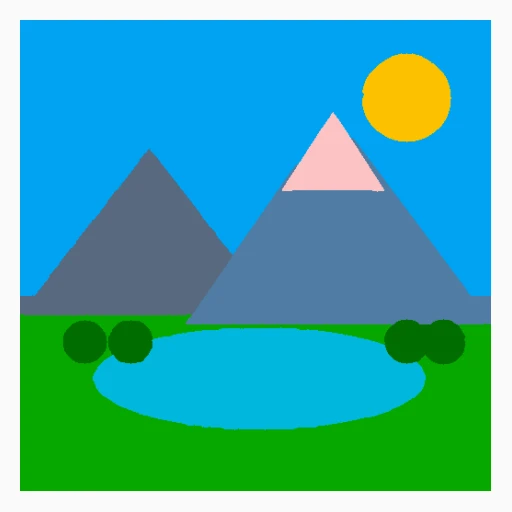
#> input picture backend/src/AppColoreando.Api/starter-catalog/andean/thumbnail.webp, 512 x 512 px
$ python -i processor.py   (imports and definitions only)   (older library calls are emulated)
#> lines starting #> are read from the running program, lines starting #| are printed output that depends on the picture; after the words box and inside, x2 and y2 are one past the last pixel; in counts of white or black regions, pixels touching at a corner belong together
#> further down, picture is the input picture: shape (512, 512, 3); mean B, G, R 167.5, 170.7, 64.9
from __future__ import annotations

from dataclasses import dataclass
from pathlib import Path
import json
import math
import shutil

import cv2
import numpy as np


@dataclass(frozen=True)
class ProcessorOptions:
    target_regions: int
    max_colors: int
    simplification_tolerance: float
    edge_sensitivity: float
    curve_smoothness: float
    saturation_boost: float
    contrast_boost: float
    difficulty: str = "Normal"
    style_code: str = "natural"
    art_style: str = "auto"
    semantic_hints: tuple[dict, ...] = ()


@dataclass
class Region:
    id: int
    color_id: int
    area: int
    contour: np.ndarray
    label_x: float
    label_y: float
    bounds: tuple[float, float, float, float]
    svg_path: str
    semantic_tag: str = "unclassified"
    semantic_role: str = "detail"
    label_radius: float = 0.0
    label_min_zoom: float = 1.0
    label_font_size: float = 0.022
    label_visible_at_base: bool = True
    semantic_source: str = "heuristic"
    semantic_confidence: float = 0.55


# [77 lines left out: functions _read_image, _resize_for_processing, _resolve_art_style, _art_style_profile, _apply_art_palette, not called in this run]

def _source_complexity(image: np.ndarray) -> float:
    gray = cv2.cvtColor(image, cv2.COLOR_BGR2GRAY)
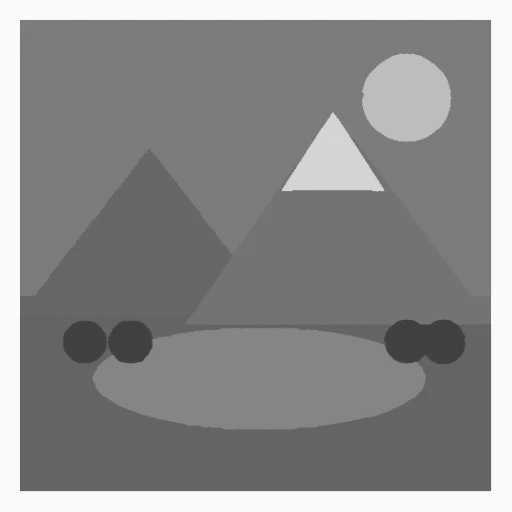
#> gray: shape (512, 512); min 59, max 251, mean 138.7
    edge = cv2.Canny(gray, 55, 135)
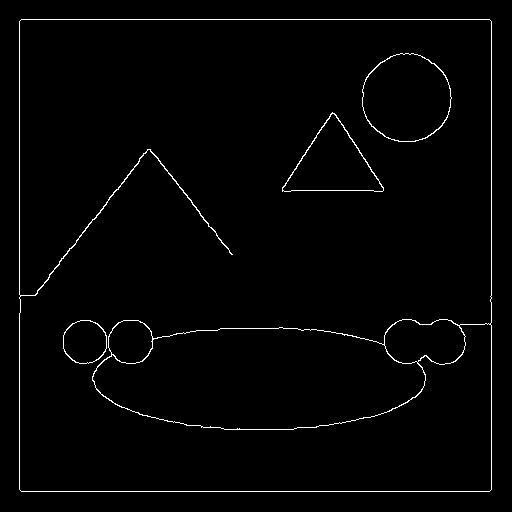
#> edge: shape (512, 512); 1.6% white in thin lines or dots, all inside (x1, y1, x2, y2) = (19, 19, 492, 492)
    edge_density = float(np.mean(edge > 0))
#> edge_density = 0.0165
    hsv = cv2.cvtColor(image, cv2.COLOR_BGR2HSV)
#> hsv: shape (512, 512, 3); mean H, S, V 77.9, 185.4, 207.2
    saturation_spread = float(np.std(hsv[:, :, 1])) / 96.0
#> saturation_spread = 1.02
    luminance_spread = float(np.std(gray)) / 72.0
#> luminance_spread = 0.716
    return float(np.clip(0.55 * min(1.0, edge_density / 0.18) + 0.25 * min(1.0, saturation_spread) + 0.20 * min(1.0, luminance_spread), 0.0, 1.0))


# [143 lines left out: functions _illustration_preprocess, _label_scale, _preprocess, _spatial_compactness, _foreground_likelihood, _edge_strength and 3 more, not called in this run]


def _difficulty_delta_e(difficulty: str) -> float:
    return {"kids": 14.0, "easy": 11.0, "normal": 8.0, "detailed": 5.0, "master": 3.0}.get(difficulty.lower(), 8.0)


# [66 lines left out: functions _merge_similar_clusters, _vivid_palette, _harmonize_palette, not called in this run]

def _hex_from_bgr(value: np.ndarray) -> str:
    blue, green, red = [int(np.clip(x, 0, 255)) for x in value]
    return f"#{red:02X}{green:02X}{blue:02X}"


# [121 lines left out: functions _apply_style_palette, _friendly_color_name, _semantic_for_region, _assign_semantics, _apply_semantic_hints, _edge_aware_smooth_labels, not called in this run]


def _difficulty_area_factor(difficulty: str) -> float:
    return {"kids": 0.62, "easy": 0.36, "normal": 0.16, "detailed": 0.07, "master": 0.03}.get(difficulty.lower(), 0.16)


# [200 lines left out: functions _micro_region_threshold, _merge_micro_regions, _region_component_areas, _limit_region_count, _compact_labels_and_centers, _minimum_palette_delta_e and 4 more, not called in this run]


def _bounds(contour: np.ndarray, width: int, height: int) -> tuple[float, float, float, float]:
    x, y, w, h = cv2.boundingRect(contour)
    return x / width, y / height, w / width, h / height


# [143 lines left out: functions _clean_component_mask, _contour_compactness, _is_sliver_region, _extract_regions, _hex_to_bgr, _render_colored and 4 more, not called in this run]


def _write_webp(path: Path, image: np.ndarray, quality: int = 92) -> None:
    if not cv2.imwrite(str(path), image, [cv2.IMWRITE_WEBP_QUALITY, quality]):
        raise ValueError("PREVIEW_WRITE_FAILED")


# [457 lines left out: functions _write_svg, process_image, _qa_profile, _build_qa_report, _variant_options, _repair_options and 4 more, not called in this run]

>>> import cv2
>>> picture = cv2.imread('../../../backend/src/AppColoreando.Api/starter-catalog/andean/thumbnail.webp')
>>> result = _source_complexity(picture)
#> result = 0.444
